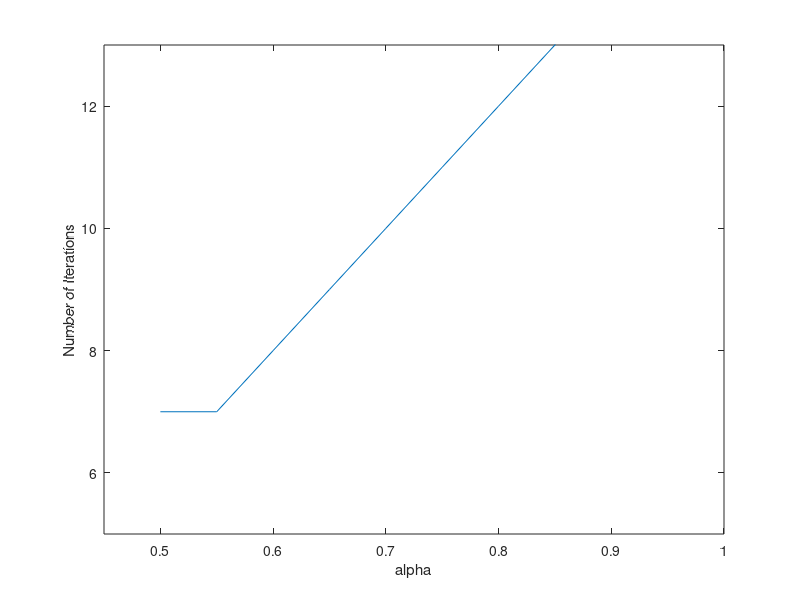

Write MATLAB code to recreate this figure.
% make P
rng(20201023, 'twister')
n = 1000;
avg = 5;
ind = randi(n, avg*n, 1);
jnd = randi(n, avg*n, 1);
P = sparse(ind, jnd, ones(avg*n, 1));

for j = 1:n
    non0 = nnz(P(:, j));
    if non0 > 0
        P(P(:, j)~=0, j) = 1 / non0;
    else
        P(:, j) = 1 / n;
    end
end

clear ind jnd avg j n non0;

%%%%%
n = 1000;
alpha = 0.5;

for j = 1:10
    alpha = 0.5+0.05*(j-1);
    e = ones(n,1);
    v = e/n;
    x = v;
    maxit = 2000;
    tol = 1e-04;


    for it = 1:maxit
        R = 0;
        l = 1/norm(x);
        ll1 = alpha*P + (1-alpha)*v*transpose(e);
        ll2 = norm(ll1*x - x);
        R = l*ll2;
        if R < tol
            break;
        end
        x = alpha*P*x + (1-alpha)*v;
        T_(it)=R;
        t=it;
        
    end
    aa(j) = alpha;
    c(j) = t;
end

plot(aa,c)

xlim([0.45 1]);
ylim([5 13]);

xlabel('alpha')
ylabel('Number of Iterations')

